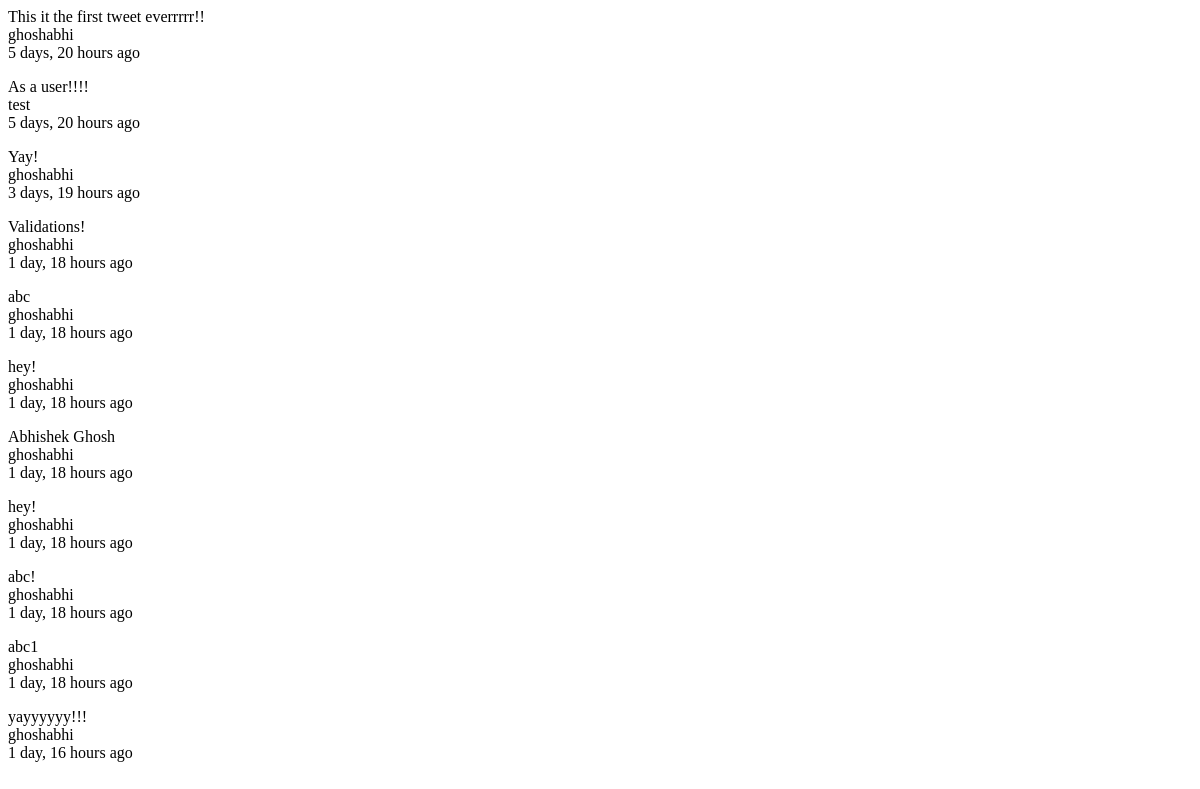
The app's page /tweet/, older data.
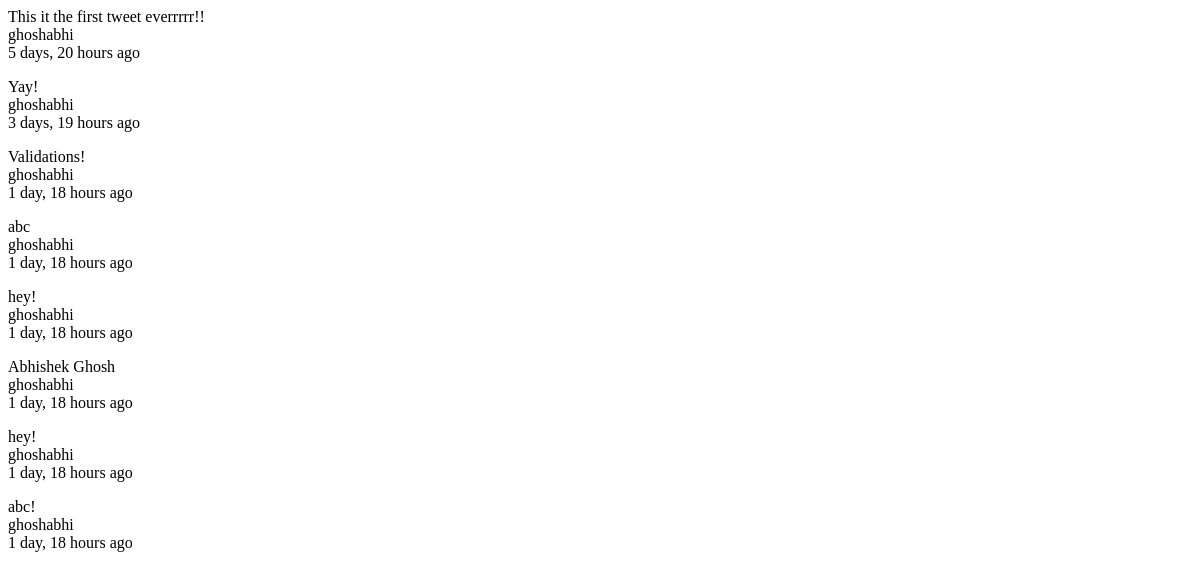
The same page, newer data.
### tweets/models.py (models this page shows, shortened)
class Tweet(models.Model):
    user = models.ForeignKey(settings.AUTH_USER_MODEL)
    content = models.CharField(max_length=140, validators=[validate_content])
    updated = models.DateTimeField(auto_now=True)
    timestamp = models.DateTimeField(auto_now_add=True)

### tweets/views.py (the view)
class TweetListView(ListView):
    queryset = Tweet.objects.all()
    def get_context_data(self, *args, **kwargs):
        context = super(TweetListView, self).get_context_data(*args, **kwargs)
        return context

### tweets/templates/tweets/tweet_list.html
{% for obj in object_list %}
  <p>{{ obj.content }}<br>
  {{ obj.user }}<br>
  {{ obj.timestamp | timesince }} ago<br></p>
{% endfor %}

Row changes from the older to the newer data that the page shows:
removed Tweet: content "As a user!!!!", user "test", timestamp "5 days, 20 hours"
removed Tweet: content "abc1", user "ghoshabhi", timestamp "1 day, 18 hours"
removed Tweet: content "yayyyyyy!!!", user "ghoshabhi", timestamp "1 day, 16 hours"
